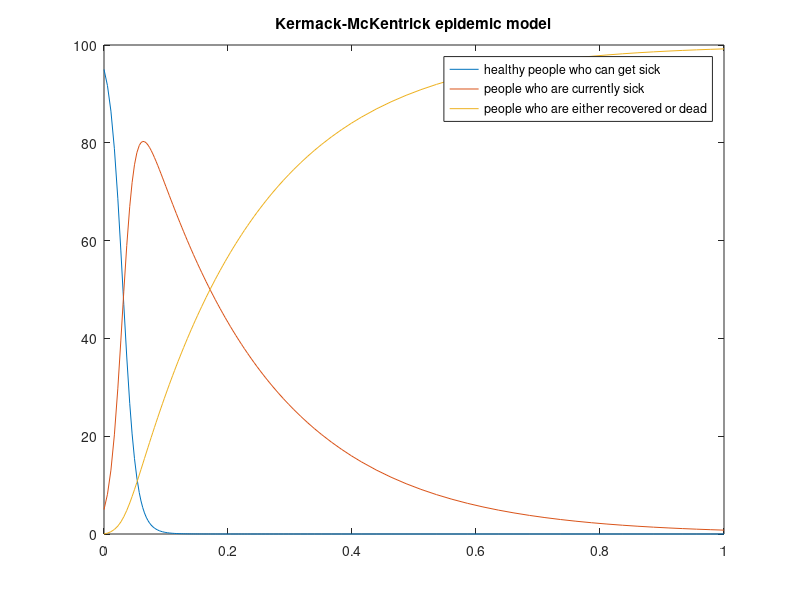
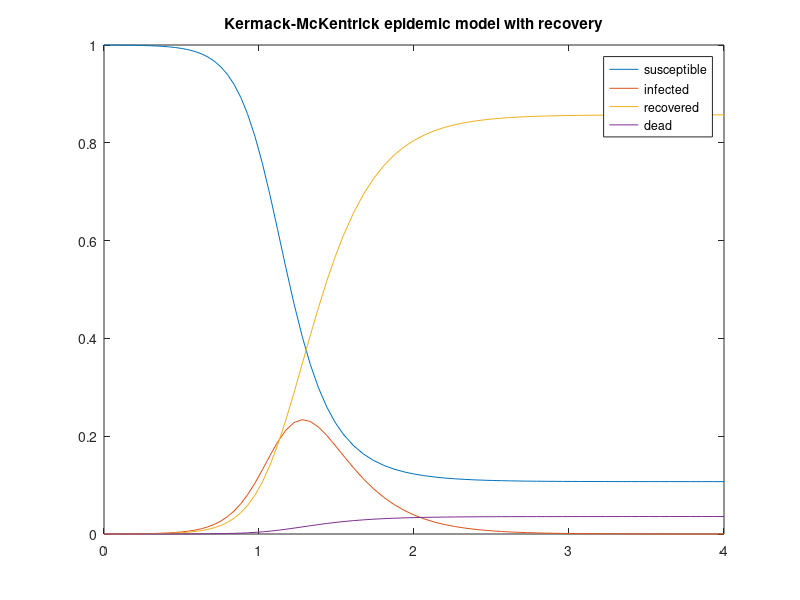
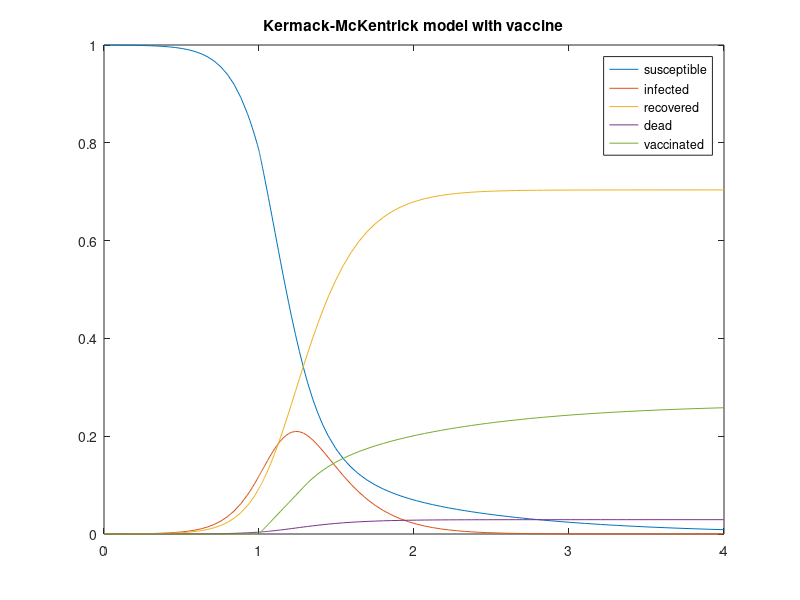

MATLAB code for these plots, in order: (Note: this script raises an error after producing the figures.)
function hw7
close all

problem1
problem2
problem3
problem4
end


function problem1
% simple, nonquarantine Kermack-McKentrick epidemic model

c = 1; d= 5;
y0 = [95; 5; 0];

f = @(t,y) [-c*y(1)*y(2); 
             c*y(1)*y(2)-d*y(2);
             d*y(2)];
       
[T,Y] = ode45(f,[0 1],y0);

figure
plot(T,Y(:,1),T,Y(:,2),T,Y(:,3))
title("Kermack-McKentrick epidemic model")
y1 = "healthy people who can get sick";
y2 = "people who are currently sick";
y3 = "people who are either recovered or dead";
legend(y1,y2,y3)
end


function problem2

% problem 2.3
% no quarantine

c1=12.5; c2=4.5; d=.2; r=4.8;
y0 = [0.9999; 0.0001; 0; 0];

Q = @(t) 0;
f = @(t,y) [-(c1*(1-Q(t))+c2*Q(t))*y(1)*y(2); 
    (c1*(1-Q(t))+c2*Q(t))*y(1)*y(2)-(d+r)*y(2);
    r*y(2);      d*y(2)];

[T,Y] = ode45(f,[0 4],y0);

figure
plot(T,Y(:,1),T,Y(:,2),T,Y(:,3),T,Y(:,4))
title("Kermack-McKentrick epidemic model with recovery")
y1 = "susceptible";
y2 = "infected";
y3 = "recovered";
y4 = "dead";
legend(y1,y2,y3,y4)

rmort = Y(end,4)/(Y(end,2)+Y(end,3)+Y(end,4));
disp("mortality rate")
disp(rmort)

% problem 2.4

% death toll, no quarantine, 2024
dtoll = Y(end,4)*33e7;
disp("death toll by 2024, no quarantine")
disp(round(dtoll))

% enforced qurantine
Q = @(t) 1;
f = @(t,y) [-(c1*(1-Q(t))+c2*Q(t))*y(1)*y(2); 
    (c1*(1-Q(t))+c2*Q(t))*y(1)*y(2)-(d+r)*y(2);
    r*y(2);      d*y(2)];

[~,Y] = ode45(f,[0 4],y0);

% death toll, yes quarantine, 2024
dtoll = Y(end,4)*33e7;
disp("death toll by 2024, quarantine")
disp(round(dtoll))
end


function problem3
% problem 3.1
% no quarantine, yes vaccine

c1=12.5; c2=4.5; d=.2; r=4.8;
y0 = [.9999; .0001; 0; 0; 0];

V = @(t) (t<1)*0 + (t>=1)/3;
Q = @(t) 0;
f = @(t,y) [-(c1*(1-Q(t))+c2*Q(t))*y(1)*y(2) - min(V(t),y(1)); 
             (c1*(1-Q(t))+c2*Q(t))*y(1)*y(2)-(d+r)*y(2);
             r*y(2);
             d*y(2);
             min(V(t),y(1))];

[T,Y] = ode45(f,[0 4],y0);

figure
plot(T,Y(:,1),T,Y(:,2),T,Y(:,3),T,Y(:,4),T,Y(:,5))
title("Kermack-McKentrick model with vaccine")
y1 = "susceptible";
y2 = "infected";
y3 = "recovered";
y4 = "dead";
y5 = "vaccinated";
legend(y1,y2,y3,y4,y5)

% death toll, no quarantine, 2024, vaccine
dtoll = Y(end,4)*33e7;
disp("death toll by 2024, Q = 0, vaccine present after 2021")
disp(round(dtoll))

% problem 3.2
f = @D;
a = 1.4; b = 1.5; x = (a+b)/2;
iter = 0;

while abs(f(x)) > 1e-4/6
    if f(a)*f(x) < 0
        b = x;
    else
        a = x;
    end
    x = (a+b)/2; iter = iter+1;
    if iter > 1000
        disp("maximum number of iterations attained")
        x = b;
        break
    end
end
disp(" ")
dtoll = round(f(x)*33e7+100000);
disp("minimum quarantine "+x+" years")
disp("for a death toll of "+dtoll)

xm = floor((x-1)*12);
xd = (x-1)*365-31-28-31-30-31;
disp("or 1 year, "+xm+" months, and "+xd+" days")
disp(" ")

% yp = [];
% xp = 1.4:0.001:1.5;
% for x = xp
%     yp = [yp; f(x)];
% end
% figure
% plot(xp,yp)
end


function dtoll = D(tstar)

% outputs the death rate - 100000/33e7 at t = 2024,
% given that quarantine is enforced before tstar

c1=12.5; c2=4.5; d=.2; r=4.8;
y0 = [.9999; .0001; 0];

V = @(t) (t<1)*0 + (t>=1)/3;
Q = @(t) (t<=tstar) + 0*(t>tstar);
f = @(t,y) [-(c1*(1-Q(t))+c2*Q(t))*y(1)*y(2) - min(V(t),y(1)); 
             (c1*(1-Q(t))+c2*Q(t))*y(1)*y(2)-(d+r)*y(2);
             d*y(2)];

options = odeset('RelTol', 1e-6);
[~,Y] = ode45(f,[0 4],y0,options);

% conditional quarantine, yes vaccine
dtoll = Y(end,3) - 100000/33e7;
end


function problem4
c1=12.5; c2=4.5; d=.2; r=4.8; 
y0 = [.9999; .0001; 0; 0; 0];
% y0 = [y0; .9999*.17; .0001*.17; 0; 0; 0];

V = @(t) (t<1)*0 + (t>=1)/4;
R = @(t,y) 1.50*c1*(y(2) < 0.04);
Q = @(t,y) 0.05 + 0.75*(y(2)/0.2);
f = @(t,y) [-(c1*(1-Q(t,y))+c2*Q(t,y))*y(1)*y(2) - min(V(t),y(1))- R(t,y)*y(1); 
             (c1*(1-Q(t,y))+c2*Q(t,y))*y(1)*y(2)-(d+r)*y(2) + R(t,y)*y(1);
             r*y(2);
             d*y(2);
             min(V(t),y(1))];

[T,Y] = ode45(f,[0 4],y0);
% Y = Y(:,1:5) + Y(:,6:10);
figure
plot(T,Y(:,1),T,Y(:,2),T,Y(:,3),T,Y(:,4),T,Y(:,5))
title("Kermack-McKentrick model, travel and conditional quarantine")
y1 = "susceptible";
y2 = "infected";
y3 = "recovered";
y4 = "dead";
y5 = "vaccinated";
legend(y1,y2,y3,y4,y5)


% death toll, conditional quarantine, 2024, vaccine
dtoll = Y(end,4)*33e7;
disp("death toll by 2024, conditional Q, travel")
disp(round(dtoll))

end